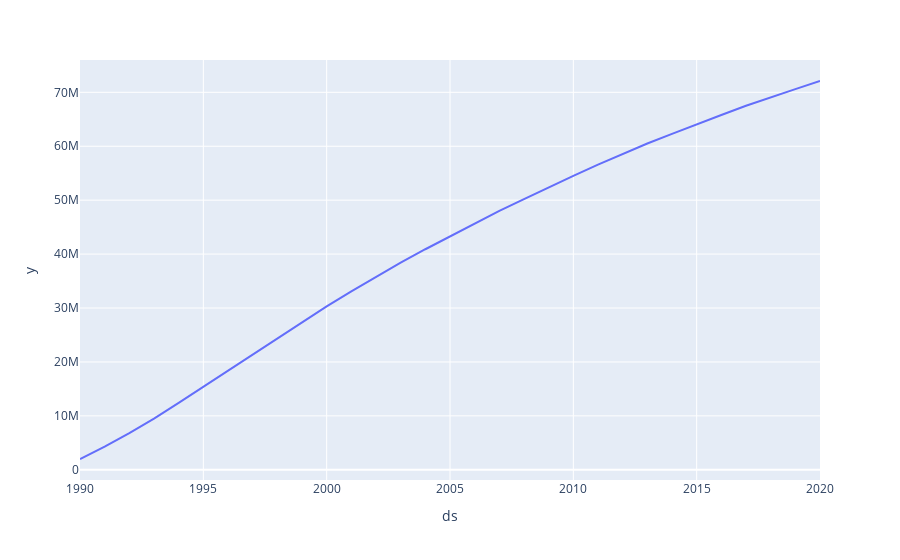

The notebook cell saved with this chart:
### Code cell
fig = px.line(Dataset, x="ds", y="y")
fig.show()

### Figure 1 — Plotly figure (JSON) as saved in the notebook; plotly's stock layout.template omitted (floating-point values rounded to 4 significant figures)
{"data": [{"hovertemplate": "ds=%{x}<br>y=%{y}<extra></extra>", "legendgroup": "", "line": {"color": "#636efa", "dash": "solid"}, "marker": {"symbol": "circle"}, "mode": "lines", "name": "", "orientation": "v", "showlegend": false, "type": "scatter", "x": [1990, 1991, 1992, 1993, 1994, 1995, 1996, 1997, 1998, 1999, 2000, 2001, 2002, 2003, 2004, 2005, 2006, 2007, 2008, 2009, 2010, 2011, 2012, 2013, 2014, 2015, 2016, 2017, 2018, 2019, 2020], "xaxis": "x", "y": [2000000, 4300000, 6800000, 9500000, 12400000, 15400000, 18400000, 21400000, 24400000, 27400000, 30300000, 33100000, 35800000, 38400000, 40900000, 43300000, 45700000, 48000000, 50200000, 52400000, 54500000, 56600000, 58600000, 60500000, 62300000, 64100000, 65800000, 67500000, 69100000, 70600000, 72100000], "yaxis": "y"}], "layout": {"legend": {"tracegroupgap": 0}, "margin": {"t": 60}, "xaxis": {"anchor": "y", "domain": [0, 1], "title": {"text": "ds"}}, "yaxis": {"anchor": "x", "domain": [0, 1], "title": {"text": "y"}}}}
